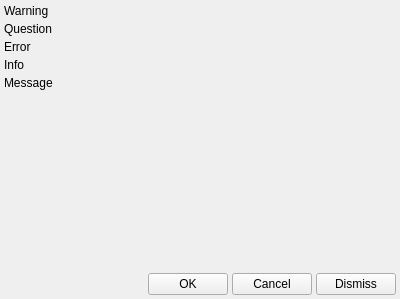
<?xml version="1.0" encoding="UTF-8"?>
<ui version="4.0">
 <class>CNotification</class>
 <widget class="QWidget" name="CNotification">
  <property name="geometry">
   <rect>
    <x>0</x>
    <y>0</y>
    <width>400</width>
    <height>299</height>
   </rect>
  </property>
  <property name="sizePolicy">
   <sizepolicy hsizetype="Preferred" vsizetype="Expanding">
    <horstretch>0</horstretch>
    <verstretch>0</verstretch>
   </sizepolicy>
  </property>
  <property name="windowTitle">
   <string>Form</string>
  </property>
  <layout class="QVBoxLayout" name="verticalLayout_2">
   <property name="spacing">
    <number>4</number>
   </property>
   <property name="sizeConstraint">
    <enum>QLayout::SetDefaultConstraint</enum>
   </property>
   <property name="leftMargin">
    <number>4</number>
   </property>
   <property name="topMargin">
    <number>4</number>
   </property>
   <property name="rightMargin">
    <number>4</number>
   </property>
   <property name="bottomMargin">
    <number>4</number>
   </property>
   <item>
    <layout class="QVBoxLayout" name="verticalLayout">
     <item>
      <widget class="QLabel" name="warningLabel">
       <property name="text">
        <string>Warning</string>
       </property>
      </widget>
     </item>
     <item>
      <widget class="QLabel" name="questionLabel">
       <property name="text">
        <string>Question</string>
       </property>
      </widget>
     </item>
     <item>
      <widget class="QLabel" name="errorLabel">
       <property name="text">
        <string>Error</string>
       </property>
      </widget>
     </item>
     <item>
      <widget class="QLabel" name="infoLabel">
       <property name="text">
        <string>Info</string>
       </property>
      </widget>
     </item>
    </layout>
   </item>
   <item>
    <widget class="QLabel" name="messageLabel">
     <property name="sizePolicy">
      <sizepolicy hsizetype="Preferred" vsizetype="Fixed">
       <horstretch>0</horstretch>
       <verstretch>0</verstretch>
      </sizepolicy>
     </property>
     <property name="minimumSize">
      <size>
       <width>0</width>
       <height>0</height>
      </size>
     </property>
     <property name="frameShape">
      <enum>QFrame::NoFrame</enum>
     </property>
     <property name="text">
      <string>Message</string>
     </property>
     <property name="scaledContents">
      <bool>false</bool>
     </property>
     <property name="alignment">
      <set>Qt::AlignLeading|Qt::AlignLeft|Qt::AlignTop</set>
     </property>
     <property name="wordWrap">
      <bool>true</bool>
     </property>
    </widget>
   </item>
   <item>
    <spacer name="verticalSpacer">
     <property name="orientation">
      <enum>Qt::Vertical</enum>
     </property>
     <property name="sizeHint" stdset="0">
      <size>
       <width>20</width>
       <height>40</height>
      </size>
     </property>
    </spacer>
   </item>
   <item>
    <layout class="QHBoxLayout" name="horizontalLayout">
     <item>
      <spacer name="horizontalSpacer">
       <property name="orientation">
        <enum>Qt::Horizontal</enum>
       </property>
       <property name="sizeHint" stdset="0">
        <size>
         <width>40</width>
         <height>20</height>
        </size>
       </property>
      </spacer>
     </item>
     <item>
      <widget class="QPushButton" name="okButton">
       <property name="text">
        <string>OK</string>
       </property>
      </widget>
     </item>
     <item>
      <widget class="QPushButton" name="cancelButton">
       <property name="text">
        <string>Cancel</string>
       </property>
      </widget>
     </item>
     <item>
      <widget class="QPushButton" name="dismissButton">
       <property name="text">
        <string>Dismiss</string>
       </property>
      </widget>
     </item>
    </layout>
   </item>
  </layout>
 </widget>
 <resources/>
 <connections/>
</ui>
